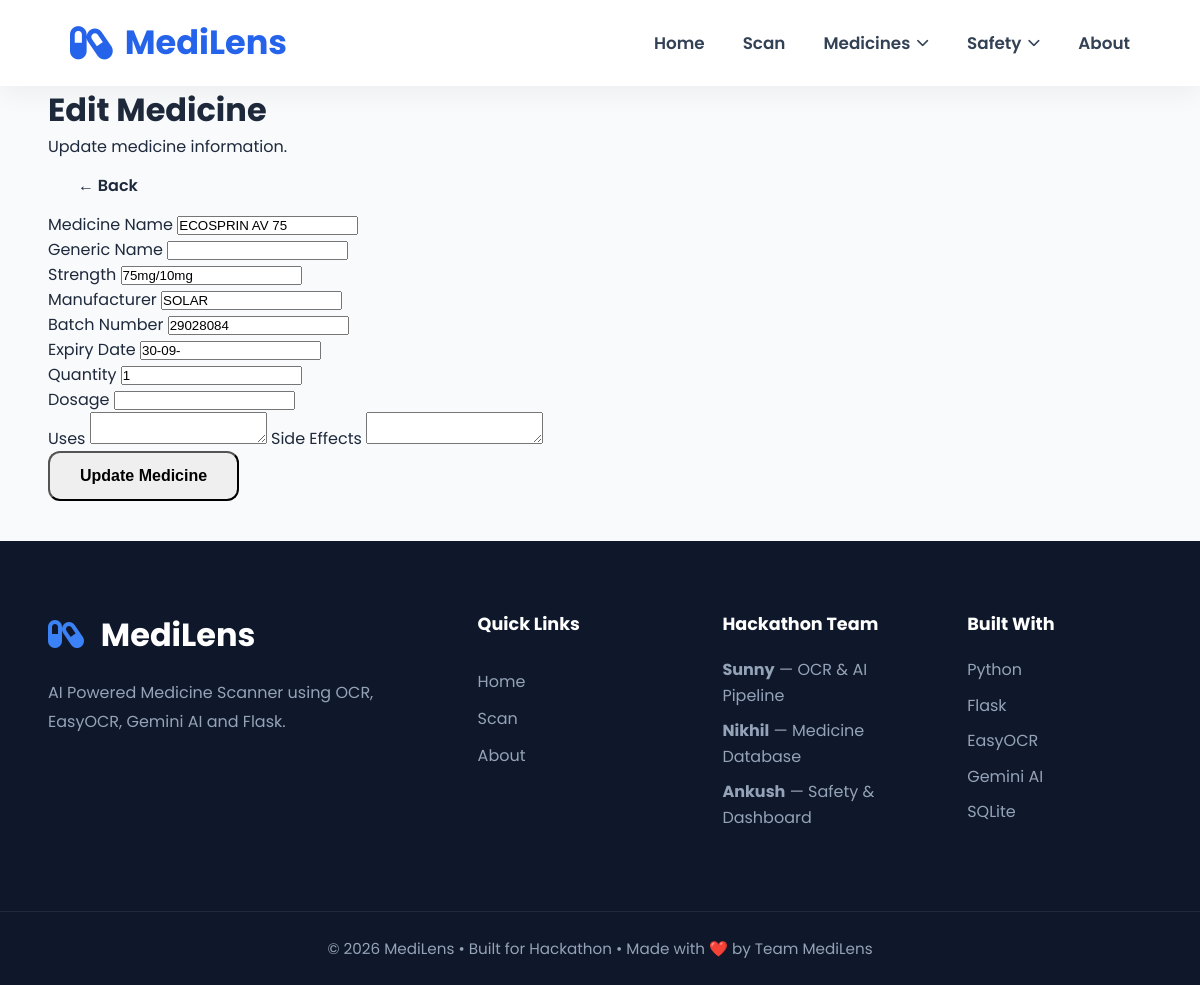
The page /medicine/edit/6 on the database its author committed.
### backend/models/medicine.py (models this page shows)
class Medicine(db.Model):
    __tablename__ = "medicines"
    id = db.Column(
        db.Integer,
        primary_key=True
    )
    medicine_name = db.Column(
        db.String(120),
        nullable=False
    )
    generic_name = db.Column(
        db.String(120)
    )
    strength = db.Column(
        db.String(50)
    )
    manufacturer = db.Column(
        db.String(120)
    )
    batch_number = db.Column(
        db.String(80)
    )
    expiry_date = db.Column(
        db.String(30)
    )
    dosage = db.Column(
        db.String(120)
    )
    usage = db.Column(
        db.Text
    )
    side_effects = db.Column(
        db.Text
    )
    counterfeit_score = db.Column(
        db.Integer,
        default=0
    )
    image_filename = db.Column(
        db.String(255)
    )
    quantity = db.Column(
    db.Integer,
    default=1
)
    created_at = db.Column(
        db.DateTime,
        default=datetime.utcnow
    )

### backend/routes/medicine_shelf.py (the view)
@medicine_shelf_bp.route(
    "/medicine/edit/<int:medicine_id>"
)
def edit_medicine_page(medicine_id):
    medicine = get_medicine_by_id(
        medicine_id
    )
    return render_template(
        "medicine/edit_medicine.html",
        medicine=medicine
    )

### backend/services/medicine_service.py (called while the page is built)
def get_medicine_by_id(medicine_id):
    return Medicine.query.get_or_404(medicine_id)

### frontend/templates/medicine/edit_medicine.html (shortened to what this page needs)
{% extends "layouts/base.html" %}
{% block content %}
<div class="page-header">
    <div>
        <h1>Edit Medicine</h1>
        <p>
            Update medicine information.
        </p>
    </div>
    <a
        href="{{ url_for('medicine_shelf.medicine_details', medicine_id=medicine.id) }}"
        class="btn">
        ← Back
    </a>
</div>
<form
    action="{{ url_for('medicine_shelf.edit_medicine', medicine_id=medicine.id) }}"
    method="POST">
<div class="form-grid">
<div>
<label>
Medicine Name
</label>
<input
type="text"
name="medicine_name"
value="{{ medicine.medicine_name }}"
required>
</div>
<div>
<label>
Generic Name
</label>
<input
type="text"
name="generic_name"
value="{{ medicine.generic_name or '' }}">
</div>
<div>
<label>
Strength
</label>
<input
type="text"
name="strength"
value="{{ medicine.strength or '' }}">
</div>
<div>
<label>
Manufacturer
</label>
<input
type="text"
name="manufacturer"
value="{{ medicine.manufacturer or '' }}">
</div>
<div>
<label>
Batch Number
</label>
<input
type="text"
name="batch_number"
value="{{ medicine.batch_number or '' }}">
</div>
<div>
<label>
Expiry Date
</label>
<input
type="text"
name="expiry_date"
value="{{ medicine.expiry_date or '' }}">
</div>
<div>
<label>
Quantity
</label>
<input
type="number"
name="quantity"
value="{{ medicine.quantity }}"
min="1">
</div>
<div>
<label>
Dosage
</label>
<input
type="text"
name="dosage"
value="{{ medicine.dosage or '' }}">
</div>
</div>
<label>
Uses
</label>
<textarea
name="usage">{{ medicine.usage or '' }}</textarea>
<label>
Side Effects
</label>
<textarea
name="side_effects">{{ medicine.side_effects or '' }}</textarea>
<br>
<button
type="submit"
class="btn">
Update Medicine
</button>
</form>
{% endblock %}

### frontend/static/css/base.css (style rules this page uses)
* { margin: 0; padding: 0; box-sizing: border-box; }
:root { --primary: #2563eb; --primary-light: #3b82f6; --secondary: #64748b; --success: #22c55e; --warning: #f59e0b; --danger: #ef4444; --dark: #1e293b; --light: #f8fafc; --white: #ffffff; --border: #e5e7eb; --shadow: 0 8px 30px rgba(0, 0, 0, 0.08); }
body { font-family: "Poppins", sans-serif; background: var(--light); color: var(--dark); overflow-x: hidden; }
a { text-decoration: none; color: inherit; }
.btn { display: inline-flex; align-items: center; justify-content: center; gap: 10px; padding: 14px 30px; border-radius: 12px; font-size: 16px; font-weight: 600; transition: 0.3s; cursor: pointer; }

### rows shown on the page
Medicine: medicine_name "ECOSPRIN AV 75", strength "75mg/10mg", manufacturer "SOLAR", batch_number "29028084", expiry_date "30-09-", quantity "1"
